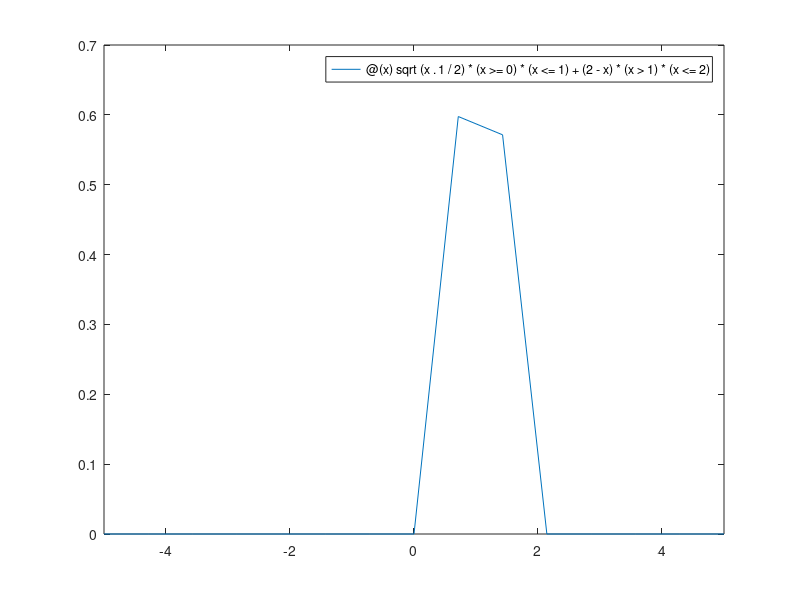

The MATLAB source for this figure:
%Octave Script
%Title          :Grafica 1
%Author         :Jose Manuel Arce Salvador
%Description    :Graficar una trosos
%Date           :202123801
%Version        :1
%notes          :Requiere aplicacion de octave, usar su linea de comandos
%
clear
% Dominio de la funcion
% Calcular f(-1), f(5), f(6)
f= @(x)sqrt (x.^1/2)*(x>=0)*(x<=1)+(2-x)*(x>1)*(x<=2);
f(-1)
f(6)
f(5)
% Estudia la continuidad de f
f(3)
f(5)
fplot (@(x)sqrt (x.^1/2)*(x>=0)*(x<=1)+(2-x)*(x>1)*(x<=2), [-5,5])^M